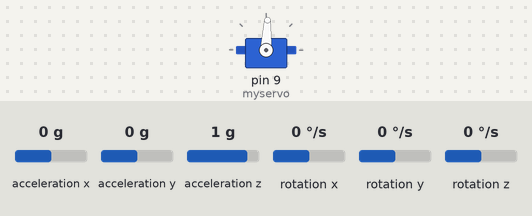
The sketch below on a simulated Arduino Uno, built with avr-gcc and run on an emulated ATmega328P. Parts: servo. Wiring (inferred from the names in the program): MPU-6050 motion sensor at I2C address 0x68. The inputs (shaded band) are chosen by the test bench; at power-on: acceleration x 0 g, acceleration y 0 g, acceleration z 1 g, rotation x 0 °/s, rotation y 0 °/s, rotation z 0 °/s.

Above: at 1.3 s.
1.4 s: acceleration x set to -1.4 g
At 1.9 s:
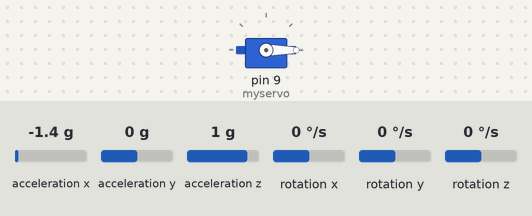
2.9 s: acceleration x set to 0.8 g
At 4.1 s:
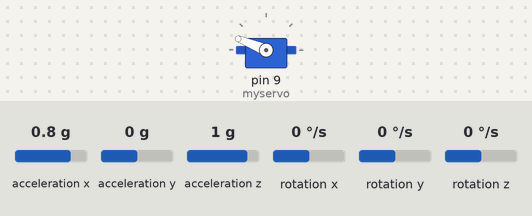
4.4 s: acceleration x set to 1.4 g
At 5.2 s:
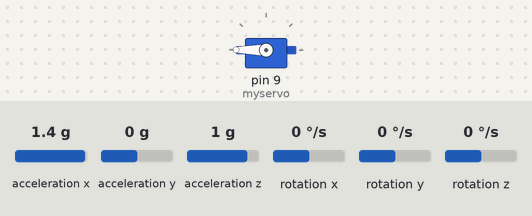
5.9 s: acceleration x set to 0 g
At 6.9 s:
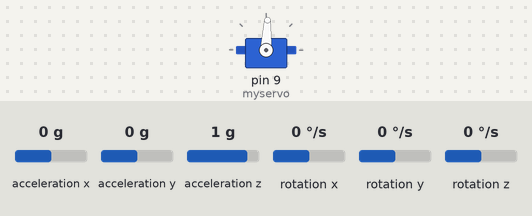
Timing chart, 0 to 8.4 s (numbered marks = the images above; inputs shaded):
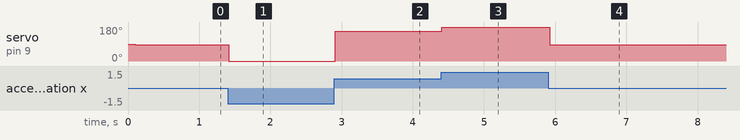

The sketch:

FSFPCYHJWL0Y20Q.ino
```cpp
#include "GY6050.h"           //library for GYRO
#include <Wire.h>
#include <Servo.h>

Servo myservo;  // create servo object to control a servo


int X = 0;
int Y = 0;
GY6050 gyro(0x68);              //to save GYRO data


void setup() {

  Wire.begin();            //initializing GYRO
  gyro.initialisation();
  delay(100);
  myservo.attach(9);
}

void loop() {
  X = map(gyro.refresh('A', 'X'), -90, 90, 0, 180);                //mapping the gyro data according to angle limitation of servo motor
  Y = map(gyro.refresh('A', 'Y'), -90, 90, 0, 180);
  myservo.write(X);                                               //movement of Y axis will control servo
  delay(15);

}
```

GY6050.cpp
```cpp
/*
  Main part of the « GY6050 » library
  for the MPU6050

  Coded and debugged by Frédéric Druppel.
*/


#include "Arduino.h"
#include "GY6050.h"
#include "Wire.h"

//const int MPU = 0x68; // I2C address of the MPU-6050
int16_t AcX, AcY, AcZ, Tmp, GyX, GyY, GyZ;


GY6050::GY6050(int address1)
{
  address = address1;
}


void GY6050::initialisation()
{

  Wire.begin();
  Wire.beginTransmission(address);
  Wire.write(0x6B);  // PWR_MGMT_1 register
  Wire.write(0);     // set to zero (wakes up the MPU-6050)
  Wire.endTransmission(true);
}

int GY6050::refresh(char device, char axis)
{
  Wire.beginTransmission(address);
  Wire.write(0x3B);                // starting with register 0x3B (ACCEL_XOUT_H)
  Wire.endTransmission(false);
  Wire.requestFrom(address, 14, true); // request a total of 14 registers
  AcX = Wire.read() << 8 | Wire.read(); // 0x3B (ACCEL_XOUT_H) & 0x3C (ACCEL_XOUT_L)
  if (device == 'A' && axis == 'X')
  {
    return (map(AcX, -16000, 17000, -90, 90));
  }
  AcY = Wire.read() << 8 | Wire.read(); // 0x3D (ACCEL_YOUT_H) & 0x3E (ACCEL_YOUT_L)
  if (device == 'A' && axis == 'Y')
  {
    return (map(AcY, -16600, 16400, -90, 90));
  }
  AcZ = Wire.read() << 8 | Wire.read(); // 0x3F (ACCEL_ZOUT_H) & 0x40 (ACCEL_ZOUT_L)
  if (device == 'A' && axis == 'Z')
  {
    return (map(AcZ, -17700, 16000, -90, 90));
  }
  Tmp = Wire.read() << 8 | Wire.read(); // 0x41 (TEMP_OUT_H) & 0x42 (TEMP_OUT_L)
  if (device == 'T' && axis == 'C')
  {
    return (Tmp / 340.00 + 36.53);
  }
  if (device == 'T' && axis == 'F')
  {
    return ((Tmp / 340.00 + 36.53) * 9 / 5 + 32);
  }
  GyX = Wire.read() << 8 | Wire.read(); // 0x43 (GYRO_XOUT_H) & 0x44 (GYRO_XOUT_L)
  if (device == 'G' && axis == 'X')
  {
    return (map(GyX, -30101, 29900, -100, 101));
  }
  GyY = Wire.read() << 8 | Wire.read(); // 0x45 (GYRO_YOUT_H) & 0x46 (GYRO_YOUT_L)
  if (device == 'G' && axis == 'Y')
  {
    return (map(GyY, -30010, 29990, -100, 100));
  }
  GyZ = Wire.read() << 8 | Wire.read(); // 0x47 (GYRO_ZOUT_H) & 0x48 (GYRO_ZOUT_L)
  if (device == 'G' && axis == 'Z')
  {
    return (map(GyZ, -30055, 29945, -100, 101));
  }
}
```

GY6050.h
```cpp
/*
  Header file of the « GY6050 » library
  for the MPU6050.

  Coded and debugged by Frédéric Druppel.
*/

#ifndef GY6050_h
#define GY6050_h

#include "Arduino.h"

class GY6050
{
  public:
    GY6050(int address1);
    void initialisation();
    int refresh(char device, char axis);
  private:
    int address;
    int16_t AcX, AcY, AcZ, Tmp, GyX, GyY, GyZ;
};

#endif
```

Measured:
- after the input at 1.4 s, servo on pin 9 (myservo): 87° → 0° at once
- after the input at 2.9 s, servo on pin 9 (myservo): 0° → 158° at once
- after the input at 4.4 s, servo on pin 9 (myservo): 158° → 180° at once
- after the input at 5.9 s, servo on pin 9 (myservo): 180° → 87° at once
